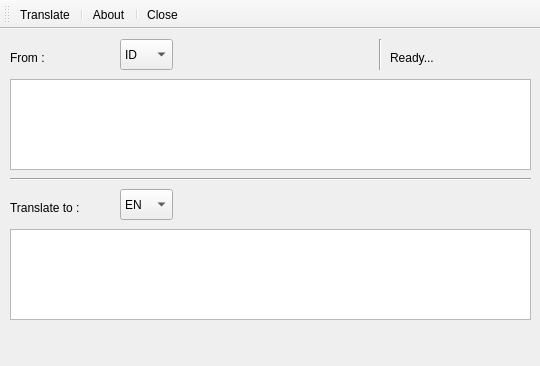
<?xml version="1.0" encoding="UTF-8"?>
<ui version="4.0">
 <class>MainWindow</class>
 <widget class="QMainWindow" name="MainWindow">
  <property name="enabled">
   <bool>true</bool>
  </property>
  <property name="geometry">
   <rect>
    <x>0</x>
    <y>0</y>
    <width>540</width>
    <height>366</height>
   </rect>
  </property>
  <property name="sizePolicy">
   <sizepolicy hsizetype="Preferred" vsizetype="Preferred">
    <horstretch>0</horstretch>
    <verstretch>0</verstretch>
   </sizepolicy>
  </property>
  <property name="minimumSize">
   <size>
    <width>540</width>
    <height>366</height>
   </size>
  </property>
  <property name="maximumSize">
   <size>
    <width>540</width>
    <height>366</height>
   </size>
  </property>
  <property name="windowTitle">
   <string>QTranslator</string>
  </property>
  <property name="windowIcon">
   <iconset>
    <normaloff>res/arrow_refresh.png</normaloff>res/arrow_refresh.png</iconset>
  </property>
  <widget class="QWidget" name="centralwidget">
   <property name="sizePolicy">
    <sizepolicy hsizetype="Preferred" vsizetype="Preferred">
     <horstretch>0</horstretch>
     <verstretch>0</verstretch>
    </sizepolicy>
   </property>
   <property name="maximumSize">
    <size>
     <width>542</width>
     <height>16777215</height>
    </size>
   </property>
   <widget class="QLabel" name="label">
    <property name="geometry">
     <rect>
      <x>10</x>
      <y>20</y>
      <width>71</width>
      <height>17</height>
     </rect>
    </property>
    <property name="text">
     <string>From :</string>
    </property>
   </widget>
   <widget class="QLabel" name="label_2">
    <property name="geometry">
     <rect>
      <x>10</x>
      <y>170</y>
      <width>91</width>
      <height>17</height>
     </rect>
    </property>
    <property name="text">
     <string>Translate to :</string>
    </property>
   </widget>
   <widget class="QComboBox" name="cbTo">
    <property name="geometry">
     <rect>
      <x>120</x>
      <y>160</y>
      <width>53</width>
      <height>31</height>
     </rect>
    </property>
    <item>
     <property name="text">
      <string>EN</string>
     </property>
    </item>
    <item>
     <property name="text">
      <string>ID</string>
     </property>
    </item>
   </widget>
   <widget class="QComboBox" name="cbFrom">
    <property name="geometry">
     <rect>
      <x>120</x>
      <y>10</y>
      <width>53</width>
      <height>31</height>
     </rect>
    </property>
    <item>
     <property name="text">
      <string>ID</string>
     </property>
    </item>
    <item>
     <property name="text">
      <string>EN</string>
     </property>
    </item>
   </widget>
   <widget class="QTextEdit" name="txtOriginal">
    <property name="geometry">
     <rect>
      <x>10</x>
      <y>50</y>
      <width>521</width>
      <height>91</height>
     </rect>
    </property>
   </widget>
   <widget class="QTextEdit" name="txtResult">
    <property name="geometry">
     <rect>
      <x>10</x>
      <y>200</y>
      <width>521</width>
      <height>91</height>
     </rect>
    </property>
   </widget>
   <widget class="QLabel" name="lblStatus">
    <property name="geometry">
     <rect>
      <x>390</x>
      <y>20</y>
      <width>141</width>
      <height>17</height>
     </rect>
    </property>
    <property name="text">
     <string>Ready...</string>
    </property>
   </widget>
   <widget class="Line" name="line">
    <property name="geometry">
     <rect>
      <x>370</x>
      <y>10</y>
      <width>20</width>
      <height>31</height>
     </rect>
    </property>
    <property name="orientation">
     <enum>Qt::Vertical</enum>
    </property>
   </widget>
   <widget class="Line" name="line_2">
    <property name="geometry">
     <rect>
      <x>10</x>
      <y>140</y>
      <width>521</width>
      <height>20</height>
     </rect>
    </property>
    <property name="orientation">
     <enum>Qt::Horizontal</enum>
    </property>
   </widget>
  </widget>
  <widget class="QToolBar" name="toolBar">
   <property name="windowTitle">
    <string>toolBar</string>
   </property>
   <property name="iconSize">
    <size>
     <width>32</width>
     <height>32</height>
    </size>
   </property>
   <property name="toolButtonStyle">
    <enum>Qt::ToolButtonTextUnderIcon</enum>
   </property>
   <attribute name="toolBarArea">
    <enum>TopToolBarArea</enum>
   </attribute>
   <attribute name="toolBarBreak">
    <bool>false</bool>
   </attribute>
   <addaction name="actionTranslate"/>
   <addaction name="separator"/>
   <addaction name="actionAbout"/>
   <addaction name="separator"/>
   <addaction name="actionClose"/>
  </widget>
  <action name="actionTranslate">
   <property name="icon">
    <iconset>
     <normaloff>res/arrow_refresh.png</normaloff>res/arrow_refresh.png</iconset>
   </property>
   <property name="text">
    <string>Translate</string>
   </property>
   <property name="toolTip">
    <string>Translate</string>
   </property>
  </action>
  <action name="actionAbout">
   <property name="icon">
    <iconset>
     <normaloff>res/information.png</normaloff>res/information.png</iconset>
   </property>
   <property name="text">
    <string>About</string>
   </property>
   <property name="toolTip">
    <string>About QTranslator</string>
   </property>
  </action>
  <action name="actionClose">
   <property name="icon">
    <iconset>
     <normaloff>res/door_in.png</normaloff>res/door_in.png</iconset>
   </property>
   <property name="text">
    <string>Close</string>
   </property>
   <property name="toolTip">
    <string>Close Program</string>
   </property>
  </action>
 </widget>
 <resources/>
 <connections>
  <connection>
   <sender>actionClose</sender>
   <signal>activated()</signal>
   <receiver>MainWindow</receiver>
   <slot>close()</slot>
   <hints>
    <hint type="sourcelabel">
     <x>-1</x>
     <y>-1</y>
    </hint>
    <hint type="destinationlabel">
     <x>269</x>
     <y>182</y>
    </hint>
   </hints>
  </connection>
 </connections>
</ui>
